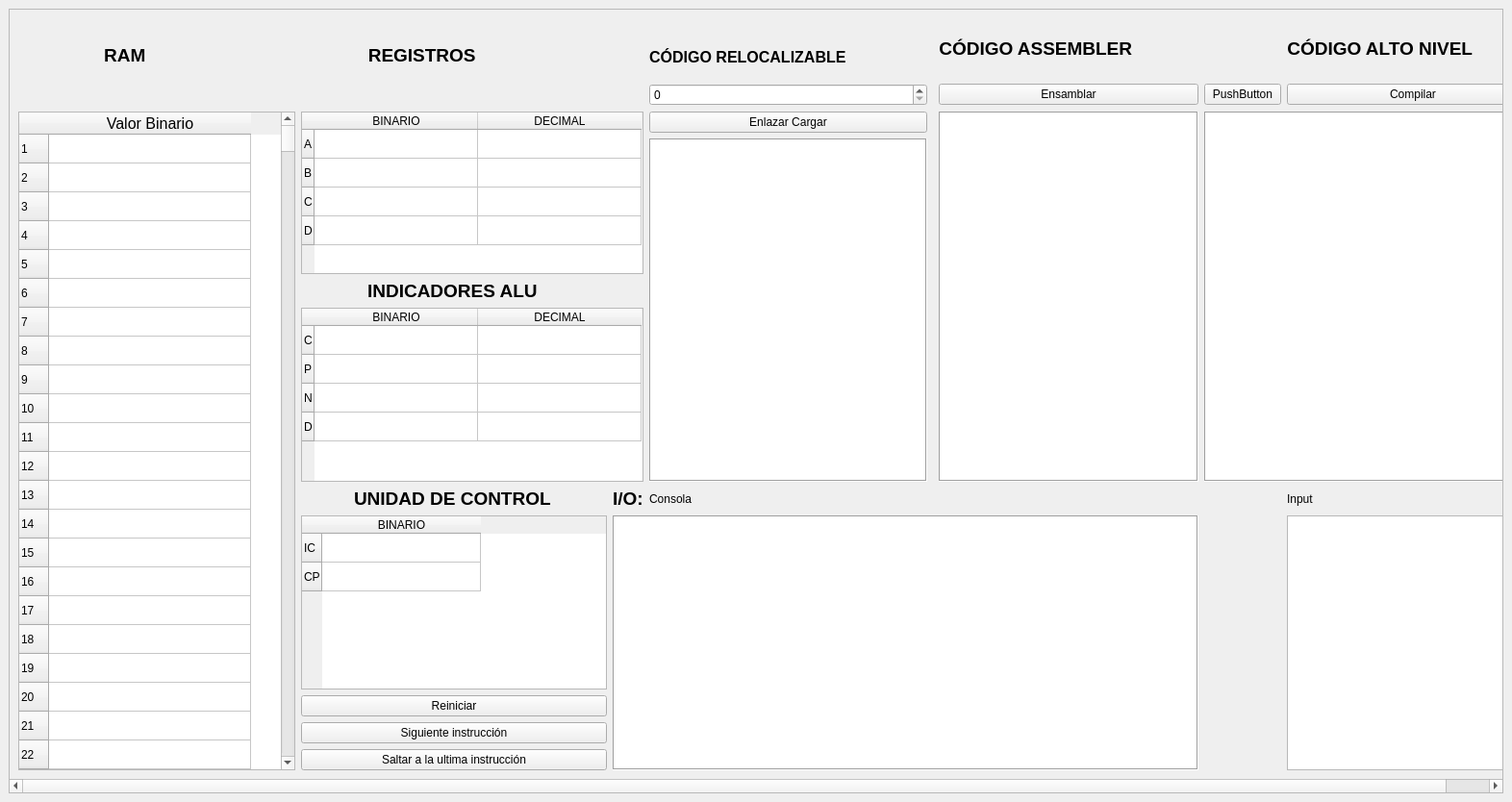
<?xml version="1.0" encoding="UTF-8"?>
<ui version="4.0">
 <class>MainWindow</class>
 <widget class="QMainWindow" name="MainWindow">
  <property name="geometry">
   <rect>
    <x>0</x>
    <y>0</y>
    <width>1572</width>
    <height>834</height>
   </rect>
  </property>
  <property name="mouseTracking">
   <bool>false</bool>
  </property>
  <property name="tabletTracking">
   <bool>false</bool>
  </property>
  <property name="acceptDrops">
   <bool>false</bool>
  </property>
  <property name="windowTitle">
   <string>MainWindow</string>
  </property>
  <widget class="QWidget" name="centralwidget">
   <property name="sizePolicy">
    <sizepolicy hsizetype="Maximum" vsizetype="Maximum">
     <horstretch>0</horstretch>
     <verstretch>0</verstretch>
    </sizepolicy>
   </property>
   <property name="layoutDirection">
    <enum>Qt::LayoutDirection::LeftToRight</enum>
   </property>
   <property name="autoFillBackground">
    <bool>true</bool>
   </property>
   <layout class="QGridLayout" name="gridLayout_2">
    <item row="0" column="0">
     <widget class="QScrollArea" name="scrollArea">
      <property name="enabled">
       <bool>true</bool>
      </property>
      <property name="maximumSize">
       <size>
        <width>1920</width>
        <height>1080</height>
       </size>
      </property>
      <property name="verticalScrollBarPolicy">
       <enum>Qt::ScrollBarPolicy::ScrollBarAsNeeded</enum>
      </property>
      <property name="sizeAdjustPolicy">
       <enum>QAbstractScrollArea::SizeAdjustPolicy::AdjustToContentsOnFirstShow</enum>
      </property>
      <property name="widgetResizable">
       <bool>true</bool>
      </property>
      <widget class="QWidget" name="scrollAreaWidgetContents">
       <property name="geometry">
        <rect>
         <x>-264</x>
         <y>0</y>
         <width>1812</width>
         <height>793</height>
        </rect>
       </property>
       <layout class="QGridLayout" name="gridLayout">
        <item row="11" column="1">
         <widget class="QPushButton" name="button_reiniciar">
          <property name="styleSheet">
           <string notr="true">font: 75 12pt &quot;MS Shell Dlg 2&quot;;</string>
          </property>
          <property name="text">
           <string>Reiniciar</string>
          </property>
         </widget>
        </item>
        <item row="0" column="5">
         <widget class="QLabel" name="label_codigo">
          <property name="mouseTracking">
           <bool>true</bool>
          </property>
          <property name="toolTip">
           <string notr="true"/>
          </property>
          <property name="text">
           <string>&lt;!DOCTYPE HTML PUBLIC &quot;-//W3C//DTD HTML 4.0//EN&quot; &quot;http://www.w3.org/TR/REC-html40/strict.dtd&quot;&gt;
&lt;html&gt;&lt;head&gt;&lt;meta name=&quot;qrichtext&quot; content=&quot;1&quot; /&gt;&lt;style type=&quot;text/css&quot;&gt;
p, li { white-space: pre-wrap; }
&lt;/style&gt;&lt;/head&gt;&lt;body style=&quot; font-family:'Ubuntu'; font-size:10pt; font-weight:400; font-style:normal;&quot;&gt;
&lt;p style=&quot; margin-top:0px; margin-bottom:0px; margin-left:0px; margin-right:0px; -qt-block-indent:0; text-indent:0px;&quot;&gt;&lt;span style=&quot; font-family:'MS Shell Dlg 2'; font-size:8pt;&quot;&gt;                        &lt;/span&gt;&lt;/p&gt;
&lt;p align=&quot;center&quot; style=&quot; margin-top:0px; margin-bottom:0px; margin-left:0px; margin-right:0px; -qt-block-indent:0; text-indent:0px;&quot;&gt;&lt;span style=&quot; font-family:'MS Shell Dlg 2'; font-size:14pt; font-weight:600;&quot;&gt;CÓDIGO ASSEMBLER&lt;/span&gt;                   &lt;/p&gt;&lt;/body&gt;&lt;/html&gt;</string>
          </property>
         </widget>
        </item>
        <item row="9" column="7">
         <widget class="QLabel" name="label_2">
          <property name="text">
           <string>Input</string>
          </property>
         </widget>
        </item>
        <item row="7" column="1">
         <widget class="QLabel" name="label_alu">
          <property name="text">
           <string>&lt;html&gt;&lt;head/&gt;&lt;body&gt;&lt;p align=&quot;center&quot;&gt;&lt;span style=&quot;
                        font-size:14pt; font-weight:600;&quot;&gt;INDICADORES ALU&lt;/span&gt;&lt;/p&gt;&lt;/body&gt;&lt;/html&gt;
                    </string>
          </property>
         </widget>
        </item>
        <item row="12" column="1">
         <widget class="QPushButton" name="button_siguiente_instruccion">
          <property name="styleSheet">
           <string notr="true">font: 75 12pt &quot;MS Shell Dlg 2&quot;;</string>
          </property>
          <property name="text">
           <string>Siguiente instrucción</string>
          </property>
          <property name="autoDefault">
           <bool>false</bool>
          </property>
          <property name="default">
           <bool>false</bool>
          </property>
          <property name="flat">
           <bool>false</bool>
          </property>
         </widget>
        </item>
        <item row="4" column="3">
         <widget class="QPushButton" name="button_enlazar_cargar">
          <property name="styleSheet">
           <string notr="true">font: 75 12pt &quot;MS Shell Dlg 2&quot;;</string>
          </property>
          <property name="text">
           <string>Enlazar Cargar</string>
          </property>
         </widget>
        </item>
        <item row="3" column="7">
         <widget class="QPushButton" name="button_compilar">
          <property name="styleSheet">
           <string notr="true">font: 75 12pt &quot;MS Shell Dlg 2&quot;;</string>
          </property>
          <property name="text">
           <string>Compilar</string>
          </property>
         </widget>
        </item>
        <item row="5" column="3" rowspan="4">
         <widget class="QTextEdit" name="textEditCodigoObjeto">
          <property name="frameShape">
           <enum>QFrame::Shape::Box</enum>
          </property>
          <property name="html">
           <string>&lt;!DOCTYPE HTML PUBLIC &quot;-//W3C//DTD HTML 4.0//EN&quot; &quot;http://www.w3.org/TR/REC-html40/strict.dtd&quot;&gt;
&lt;html&gt;&lt;head&gt;&lt;meta name=&quot;qrichtext&quot; content=&quot;1&quot; /&gt;&lt;meta charset=&quot;utf-8&quot; /&gt;&lt;style type=&quot;text/css&quot;&gt;
p, li { white-space: pre-wrap; }
hr { height: 1px; border-width: 0; }
li.unchecked::marker { content: &quot;\2610&quot;; }
li.checked::marker { content: &quot;\2612&quot;; }
&lt;/style&gt;&lt;/head&gt;&lt;body style=&quot; font-family:'Segoe UI'; font-size:9pt; font-weight:400; font-style:normal;&quot;&gt;
&lt;p style=&quot;-qt-paragraph-type:empty; margin-top:0px; margin-bottom:0px; margin-left:0px; margin-right:0px; -qt-block-indent:0; text-indent:0px; font-family:'Ubuntu'; font-size:10pt;&quot;&gt;&lt;br /&gt;&lt;/p&gt;&lt;/body&gt;&lt;/html&gt;</string>
          </property>
         </widget>
        </item>
        <item row="9" column="1">
         <widget class="QLabel" name="label_unidad_control">
          <property name="text">
           <string>&lt;html&gt;&lt;head/&gt;&lt;body&gt;&lt;p align=&quot;center&quot;&gt;&lt;span style=&quot;
                        font-size:14pt; font-weight:600;&quot;&gt;UNIDAD DE CONTROL&lt;/span&gt;&lt;/p&gt;&lt;/body&gt;&lt;/html&gt;
                    </string>
          </property>
         </widget>
        </item>
        <item row="0" column="1">
         <widget class="QLabel" name="label_registros">
          <property name="mouseTracking">
           <bool>true</bool>
          </property>
          <property name="toolTip">
           <string notr="true"/>
          </property>
          <property name="text">
           <string>&lt;!DOCTYPE HTML PUBLIC &quot;-//W3C//DTD HTML 4.0//EN&quot; &quot;http://www.w3.org/TR/REC-html40/strict.dtd&quot;&gt;
                        &lt;html&gt;&lt;head&gt;&lt;meta name=&quot;qrichtext&quot; content=&quot;1&quot; /&gt;&lt;style
                        type=&quot;text/css&quot;&gt;
                        p, li { white-space: pre-wrap; }
                        &lt;/style&gt;&lt;/head&gt;&lt;body style=&quot; font-family:'MS Shell Dlg 2'; font-size:8pt;
                        font-weight:400; font-style:normal;&quot;&gt;
                        &lt;p align=&quot;center&quot; style=&quot; margin-top:0px; margin-bottom:0px; margin-left:0px;
                        margin-right:0px; -qt-block-indent:0; text-indent:0px;&quot;&gt;&lt;span style=&quot;
                        font-size:14pt; font-weight:600;&quot;&gt;REGISTROS&lt;/span&gt;&lt;/p&gt;&lt;/body&gt;&lt;/html&gt;
                    </string>
          </property>
         </widget>
        </item>
        <item row="13" column="1">
         <widget class="QPushButton" name="button_ultima_instruccion">
          <property name="styleSheet">
           <string notr="true">font: 75 12pt &quot;MS Shell Dlg 2&quot;;</string>
          </property>
          <property name="text">
           <string>Saltar a la ultima instrucción</string>
          </property>
         </widget>
        </item>
        <item row="10" column="2" rowspan="4" colspan="4">
         <widget class="QTextEdit" name="textEditConsola">
          <property name="frameShape">
           <enum>QFrame::Shape::Box</enum>
          </property>
          <property name="html">
           <string>&lt;!DOCTYPE HTML PUBLIC &quot;-//W3C//DTD HTML 4.0//EN&quot; &quot;http://www.w3.org/TR/REC-html40/strict.dtd&quot;&gt;
&lt;html&gt;&lt;head&gt;&lt;meta name=&quot;qrichtext&quot; content=&quot;1&quot; /&gt;&lt;meta charset=&quot;utf-8&quot; /&gt;&lt;style type=&quot;text/css&quot;&gt;
p, li { white-space: pre-wrap; }
hr { height: 1px; border-width: 0; }
li.unchecked::marker { content: &quot;\2610&quot;; }
li.checked::marker { content: &quot;\2612&quot;; }
&lt;/style&gt;&lt;/head&gt;&lt;body style=&quot; font-family:'Segoe UI'; font-size:9pt; font-weight:400; font-style:normal;&quot;&gt;
&lt;p style=&quot;-qt-paragraph-type:empty; margin-top:0px; margin-bottom:0px; margin-left:0px; margin-right:0px; -qt-block-indent:0; text-indent:0px; font-family:'Ubuntu'; font-size:10pt;&quot;&gt;&lt;br /&gt;&lt;/p&gt;&lt;/body&gt;&lt;/html&gt;</string>
          </property>
         </widget>
        </item>
        <item row="10" column="1">
         <widget class="QTableWidget" name="table_unidad_control">
          <property name="minimumSize">
           <size>
            <width>288</width>
            <height>0</height>
           </size>
          </property>
          <property name="styleSheet">
           <string notr="true">font: 12pt &quot;MS Shell Dlg 2&quot;;</string>
          </property>
          <property name="horizontalScrollBarPolicy">
           <enum>Qt::ScrollBarPolicy::ScrollBarAlwaysOff</enum>
          </property>
          <property name="editTriggers">
           <set>QAbstractItemView::EditTrigger::NoEditTriggers</set>
          </property>
          <attribute name="horizontalHeaderDefaultSectionSize">
           <number>165</number>
          </attribute>
          <row>
           <property name="text">
            <string>IC</string>
           </property>
          </row>
          <row>
           <property name="text">
            <string>CP</string>
           </property>
          </row>
          <column>
           <property name="text">
            <string>BINARIO</string>
           </property>
          </column>
          <item row="0" column="0">
           <property name="text">
            <string/>
           </property>
          </item>
          <item row="1" column="0">
           <property name="text">
            <string/>
           </property>
          </item>
         </widget>
        </item>
        <item row="0" column="3" rowspan="3">
         <widget class="QLabel" name="label_codigo_2">
          <property name="mouseTracking">
           <bool>true</bool>
          </property>
          <property name="toolTip">
           <string notr="true"/>
          </property>
          <property name="text">
           <string>&lt;!DOCTYPE HTML PUBLIC &quot;-//W3C//DTD HTML 4.0//EN&quot; &quot;http://www.w3.org/TR/REC-html40/strict.dtd&quot;&gt;
&lt;html&gt;&lt;head&gt;&lt;meta name=&quot;qrichtext&quot; content=&quot;1&quot; /&gt;&lt;style type=&quot;text/css&quot;&gt;
p, li { white-space: pre-wrap; }
&lt;/style&gt;&lt;/head&gt;&lt;body style=&quot; font-family:'Ubuntu'; font-size:10pt; font-weight:400; font-style:normal;&quot;&gt;
&lt;p style=&quot; margin-top:0px; margin-bottom:0px; margin-left:0px; margin-right:0px; -qt-block-indent:0; text-indent:0px;&quot;&gt;&lt;span style=&quot; font-family:'MS Shell Dlg 2'; font-size:12pt;&quot;&gt;                        &lt;/span&gt;&lt;/p&gt;
&lt;p align=&quot;center&quot; style=&quot; margin-top:0px; margin-bottom:0px; margin-left:0px; margin-right:0px; -qt-block-indent:0; text-indent:0px;&quot;&gt;&lt;span style=&quot; font-family:'MS Shell Dlg 2'; font-size:12pt; font-weight:600;&quot;&gt;CÓDIGO RELOCALIZABLE&lt;/span&gt;&lt;span style=&quot; font-size:12pt;&quot;&gt;                   &lt;/span&gt;&lt;/p&gt;&lt;/body&gt;&lt;/html&gt;</string>
          </property>
         </widget>
        </item>
        <item row="4" column="5" rowspan="5">
         <widget class="QTextEdit" name="textEditCodigoASM">
          <property name="frameShape">
           <enum>QFrame::Shape::Box</enum>
          </property>
          <property name="html">
           <string>&lt;!DOCTYPE HTML PUBLIC &quot;-//W3C//DTD HTML 4.0//EN&quot; &quot;http://www.w3.org/TR/REC-html40/strict.dtd&quot;&gt;
&lt;html&gt;&lt;head&gt;&lt;meta name=&quot;qrichtext&quot; content=&quot;1&quot; /&gt;&lt;meta charset=&quot;utf-8&quot; /&gt;&lt;style type=&quot;text/css&quot;&gt;
p, li { white-space: pre-wrap; }
hr { height: 1px; border-width: 0; }
li.unchecked::marker { content: &quot;\2610&quot;; }
li.checked::marker { content: &quot;\2612&quot;; }
&lt;/style&gt;&lt;/head&gt;&lt;body style=&quot; font-family:'Segoe UI'; font-size:9pt; font-weight:400; font-style:normal;&quot;&gt;
&lt;p style=&quot;-qt-paragraph-type:empty; margin-top:0px; margin-bottom:0px; margin-left:0px; margin-right:0px; -qt-block-indent:0; text-indent:0px;&quot;&gt;&lt;br /&gt;&lt;/p&gt;&lt;/body&gt;&lt;/html&gt;</string>
          </property>
         </widget>
        </item>
        <item row="8" column="1" colspan="2">
         <widget class="QTableWidget" name="table_alu">
          <property name="minimumSize">
           <size>
            <width>356</width>
            <height>0</height>
           </size>
          </property>
          <property name="styleSheet">
           <string notr="true">font: 12pt &quot;MS Shell Dlg 2&quot;;</string>
          </property>
          <property name="editTriggers">
           <set>QAbstractItemView::EditTrigger::NoEditTriggers</set>
          </property>
          <attribute name="horizontalHeaderDefaultSectionSize">
           <number>170</number>
          </attribute>
          <row>
           <property name="text">
            <string>C</string>
           </property>
          </row>
          <row>
           <property name="text">
            <string>P</string>
           </property>
          </row>
          <row>
           <property name="text">
            <string>N</string>
           </property>
          </row>
          <row>
           <property name="text">
            <string>D</string>
           </property>
          </row>
          <column>
           <property name="text">
            <string>BINARIO</string>
           </property>
          </column>
          <column>
           <property name="text">
            <string>DECIMAL</string>
           </property>
          </column>
          <item row="0" column="0">
           <property name="text">
            <string/>
           </property>
          </item>
          <item row="1" column="0">
           <property name="text">
            <string/>
           </property>
          </item>
          <item row="2" column="0">
           <property name="text">
            <string/>
           </property>
          </item>
          <item row="3" column="0">
           <property name="text">
            <string/>
           </property>
          </item>
         </widget>
        </item>
        <item row="9" column="3">
         <widget class="QLabel" name="label">
          <property name="text">
           <string>Consola</string>
          </property>
         </widget>
        </item>
        <item row="4" column="1" rowspan="3" colspan="2">
         <widget class="QTableWidget" name="table_registros">
          <property name="minimumSize">
           <size>
            <width>356</width>
            <height>0</height>
           </size>
          </property>
          <property name="styleSheet">
           <string notr="true">font: 12pt &quot;MS Shell Dlg 2&quot;;</string>
          </property>
          <property name="editTriggers">
           <set>QAbstractItemView::EditTrigger::NoEditTriggers</set>
          </property>
          <attribute name="horizontalHeaderDefaultSectionSize">
           <number>170</number>
          </attribute>
          <row>
           <property name="text">
            <string>A</string>
           </property>
          </row>
          <row>
           <property name="text">
            <string>B</string>
           </property>
          </row>
          <row>
           <property name="text">
            <string>C</string>
           </property>
          </row>
          <row>
           <property name="text">
            <string>D</string>
           </property>
          </row>
          <column>
           <property name="text">
            <string>BINARIO</string>
           </property>
          </column>
          <column>
           <property name="text">
            <string>DECIMAL</string>
           </property>
          </column>
          <item row="0" column="0">
           <property name="text">
            <string/>
           </property>
          </item>
          <item row="1" column="0">
           <property name="text">
            <string/>
           </property>
          </item>
          <item row="2" column="0">
           <property name="text">
            <string/>
           </property>
          </item>
          <item row="3" column="0">
           <property name="text">
            <string/>
           </property>
          </item>
         </widget>
        </item>
        <item row="3" column="5">
         <widget class="QPushButton" name="button_ensamblar">
          <property name="styleSheet">
           <string notr="true">font: 75 12pt &quot;MS Shell Dlg 2&quot;;</string>
          </property>
          <property name="text">
           <string>Ensamblar</string>
          </property>
         </widget>
        </item>
        <item row="0" column="0">
         <widget class="QLabel" name="label_ram">
          <property name="mouseTracking">
           <bool>true</bool>
          </property>
          <property name="toolTip">
           <string notr="true"/>
          </property>
          <property name="text">
           <string>&lt;!DOCTYPE HTML PUBLIC &quot;-//W3C//DTD HTML 4.0//EN&quot; &quot;http://www.w3.org/TR/REC-html40/strict.dtd&quot;&gt;
                        &lt;html&gt;&lt;head&gt;&lt;meta name=&quot;qrichtext&quot; content=&quot;1&quot; /&gt;&lt;style
                        type=&quot;text/css&quot;&gt;
                        p, li { white-space: pre-wrap; }
                        &lt;/style&gt;&lt;/head&gt;&lt;body style=&quot; font-family:'MS Shell Dlg 2'; font-size:8pt;
                        font-weight:400; font-style:normal;&quot;&gt;
                        &lt;p align=&quot;center&quot; style=&quot; margin-top:0px; margin-bottom:0px; margin-left:0px;
                        margin-right:0px; -qt-block-indent:0; text-indent:0px;&quot;&gt;&lt;span style=&quot;
                        font-size:14pt; font-weight:600;&quot;&gt;RAM&lt;/span&gt;&lt;/p&gt;&lt;/body&gt;&lt;/html&gt;
                    </string>
          </property>
         </widget>
        </item>
        <item row="3" column="3">
         <widget class="QSpinBox" name="spinBox_pos_enlazar">
          <property name="maximum">
           <number>1024</number>
          </property>
         </widget>
        </item>
        <item row="4" column="0" rowspan="10">
         <widget class="QTableWidget" name="table_ram">
          <property name="enabled">
           <bool>true</bool>
          </property>
          <property name="minimumSize">
           <size>
            <width>288</width>
            <height>0</height>
           </size>
          </property>
          <property name="accessibleName">
           <string notr="true"/>
          </property>
          <property name="accessibleDescription">
           <string notr="true"/>
          </property>
          <property name="styleSheet">
           <string notr="true">font: 12pt &quot;MS Shell Dlg 2&quot;;</string>
          </property>
          <property name="frameShape">
           <enum>QFrame::Shape::StyledPanel</enum>
          </property>
          <property name="frameShadow">
           <enum>QFrame::Shadow::Sunken</enum>
          </property>
          <property name="lineWidth">
           <number>1</number>
          </property>
          <property name="editTriggers">
           <set>QAbstractItemView::EditTrigger::NoEditTriggers</set>
          </property>
          <property name="showGrid">
           <bool>true</bool>
          </property>
          <property name="sortingEnabled">
           <bool>false</bool>
          </property>
          <property name="wordWrap">
           <bool>false</bool>
          </property>
          <property name="cornerButtonEnabled">
           <bool>false</bool>
          </property>
          <property name="rowCount">
           <number>1024</number>
          </property>
          <attribute name="horizontalHeaderCascadingSectionResizes">
           <bool>false</bool>
          </attribute>
          <attribute name="horizontalHeaderDefaultSectionSize">
           <number>210</number>
          </attribute>
          <row/>
          <row/>
          <row/>
          <row/>
          <row/>
          <row/>
          <row/>
          <row/>
          <row/>
          <row/>
          <row/>
          <row/>
          <row/>
          <row/>
          <row/>
          <row/>
          <row/>
          <row/>
          <row/>
          <row/>
          <row/>
          <row/>
          <row/>
          <row/>
          <row/>
          <row/>
          <row/>
          <row/>
          <row/>
          <row/>
          <row/>
          <row/>
          <row/>
          <row/>
          <row/>
          <row/>
          <row/>
          <row/>
          <row/>
          <row/>
          <row/>
          <row/>
          <row/>
          <row/>
          <row/>
          <row/>
          <row/>
          <row/>
          <row/>
          <row/>
          <row/>
          <row/>
          <row/>
          <row/>
          <row/>
          <row/>
          <row/>
          <row/>
          <row/>
          <row/>
          <row/>
          <row/>
          <row/>
          <row/>
          <row/>
          <row/>
          <row/>
          <row/>
          <row/>
          <row/>
          <row/>
          <row/>
          <row/>
          <row/>
          <row/>
          <row/>
          <row/>
          <row/>
          <row/>
          <row/>
          <row/>
          <row/>
          <row/>
          <row/>
          <row/>
          <row/>
          <row/>
          <row/>
          <row/>
          <row/>
          <row/>
          <row/>
          <row/>
          <row/>
          <row/>
          <row/>
          <row/>
          <row/>
          <row/>
          <row/>
          <row/>
          <row/>
          <row/>
          <row/>
          <row/>
          <row/>
          <row/>
          <row/>
          <row/>
          <row/>
          <row/>
          <row/>
          <row/>
          <row/>
          <row/>
          <row/>
          <row/>
          <row/>
          <row/>
          <row/>
          <row/>
          <row/>
          <row/>
          <row/>
          <row/>
          <row/>
          <row/>
          <row/>
          <row/>
          <row/>
          <row/>
          <row/>
          <row/>
          <row/>
          <row/>
          <row/>
          <row/>
          <row/>
          <row/>
          <row/>
          <row/>
          <row/>
          <row/>
          <row/>
          <row/>
          <row/>
          <row/>
          <row/>
          <row/>
          <row/>
          <row/>
          <row/>
          <row/>
          <row/>
          <row/>
          <row/>
          <row/>
          <row/>
          <row/>
          <row/>
          <row/>
          <row/>
          <row/>
          <row/>
          <row/>
          <row/>
          <row/>
          <row/>
          <row/>
          <row/>
          <row/>
          <row/>
          <row/>
          <row/>
          <row/>
          <row/>
          <row/>
          <row/>
          <row/>
          <row/>
          <row/>
          <row/>
          <row/>
          <row/>
          <row/>
          <row/>
          <row/>
          <row/>
          <row/>
          <row/>
          <row/>
          <row/>
          <row/>
          <row/>
          <row/>
          <row/>
          <row/>
          <row/>
          <row/>
          <row/>
          <row/>
          <row/>
          <row/>
          <row/>
          <row/>
          <row/>
          <row/>
          <row/>
          <row/>
          <row/>
          <row/>
          <row/>
          <row/>
          <row/>
          <row/>
          <row/>
          <row/>
          <row/>
          <row/>
          <row/>
          <row/>
          <row/>
          <row/>
          <row/>
          <row/>
          <row/>
          <row/>
          <row/>
          <row/>
          <row/>
          <row/>
          <row/>
          <row/>
          <row/>
          <row/>
          <row/>
          <row/>
          <row/>
          <row/>
          <row/>
          <row/>
          <row/>
          <row/>
          <row/>
          <row/>
          <row/>
          <row/>
          <row/>
          <row/>
          <row/>
          <row/>
          <row/>
          <row/>
          <row/>
          <row/>
          <row/>
          <row/>
          <row/>
          <row/>
          <row/>
          <row/>
          <row/>
          <row/>
          <row/>
          <row/>
          <row/>
          <row/>
          <row/>
          <row/>
          <row/>
          <row/>
          <row/>
          <row/>
          <row/>
          <row/>
          <row/>
          <row/>
          <row/>
          <row/>
          <row/>
          <row/>
          <row/>
          <row/>
          <row/>
          <row/>
          <row/>
          <row/>
          <row/>
          <row/>
          <row/>
          <row/>
          <row/>
          <row/>
          <row/>
          <row/>
          <row/>
          <row/>
          <row/>
          <row/>
          <row/>
          <row/>
          <row/>
          <row/>
          <row/>
          <row/>
          <row/>
          <row/>
          <row/>
          <row/>
          <row/>
          <row/>
          <row/>
          <row/>
          <row/>
          <row/>
          <row/>
          <row/>
          <row/>
          <row/>
          <row/>
          <row/>
          <row/>
          <row/>
          <row/>
          <row/>
          <row/>
          <row/>
          <row/>
          <row/>
          <row/>
          <row/>
          <row/>
          <row/>
          <row/>
          <row/>
          <row/>
          <row/>
          <row/>
          <row/>
          <row/>
          <row/>
          <row/>
          <row/>
          <row/>
          <row/>
          <row/>
          <row/>
          <row/>
          <row/>
          <row/>
          <row/>
          <row/>
          <row/>
          <row/>
          <row/>
          <row/>
          <row/>
          <row/>
          <row/>
          <row/>
          <row/>
          <row/>
          <row/>
          <row/>
          <row/>
          <row/>
          <row/>
          <row/>
          <row/>
          <row/>
          <row/>
          <row/>
          <row/>
          <row/>
          <row/>
          <row/>
          <row/>
          <row/>
          <row/>
          <row/>
          <row/>
          <row/>
          <row/>
          <row/>
          <row/>
          <row/>
          <row/>
          <row/>
          <row/>
          <row/>
          <row/>
          <row/>
          <row/>
          <row/>
          <row/>
          <row/>
          <row/>
          <row/>
          <row/>
          <row/>
          <row/>
          <row/>
          <row/>
          <row/>
          <row/>
          <row/>
          <row/>
          <row/>
          <row/>
          <row/>
          <row/>
          <row/>
          <row/>
          <row/>
          <row/>
          <row/>
          <row/>
          <row/>
          <row/>
          <row/>
          <row/>
          <row/>
          <row/>
          <row/>
          <row/>
          <row/>
          <row/>
          <row/>
          <row/>
          <row/>
          <row/>
          <row/>
          <row/>
          <row/>
          <row/>
          <row/>
          <row/>
          <row/>
          <row/>
          <row/>
          <row/>
          <row/>
          <row/>
          <row/>
          <row/>
          <row/>
          <row/>
          <row/>
          <row/>
          <row/>
          <row/>
          <row/>
          <row/>
          <row/>
          <row/>
          <row/>
          <row/>
          <row/>
          <row/>
          <row/>
          <row/>
          <row/>
          <row/>
          <row/>
          <row/>
          <row/>
          <row/>
          <row/>
          <row/>
          <row/>
          <row/>
          <row/>
          <row/>
          <row/>
          <row/>
          <row/>
          <row/>
          <row/>
          <row/>
          <row/>
          <row/>
          <row/>
          <row/>
          <row/>
          <row/>
          <row/>
          <row/>
          <row/>
          <row/>
          <row/>
          <row/>
          <row/>
          <row/>
          <row/>
          <row/>
          <row/>
          <row/>
          <row/>
          <row/>
          <row/>
          <row/>
          <row/>
          <row/>
          <row/>
          <row/>
          <row/>
          <row/>
          <row/>
          <row/>
          <row/>
          <row/>
          <row/>
          <row/>
          <row/>
          <row/>
          <row/>
          <row/>
          <row/>
          <row/>
          <row/>
          <row/>
          <row/>
          <row/>
          <row/>
          <row/>
          <row/>
          <row/>
          <row/>
          <row/>
          <row/>
          <row/>
          <row/>
          <row/>
          <row/>
          <row/>
          <row/>
          <row/>
          <row/>
          <row/>
          <row/>
          <row/>
          <row/>
          <row/>
          <row/>
          <row/>
          <row/>
          <row/>
          <row/>
          <row/>
          <row/>
          <row/>
          <row/>
          <row/>
          <row/>
          <row/>
          <row/>
          <row/>
          <row/>
          <row/>
          <row/>
          <row/>
          <row/>
          <row/>
          <row/>
          <row/>
          <row/>
          <row/>
          <row/>
          <row/>
          <row/>
          <row/>
          <row/>
          <row/>
          <row/>
          <row/>
          <row/>
          <row/>
          <row/>
          <row/>
          <row/>
          <row/>
          <row/>
          <row/>
          <row/>
          <row/>
          <row/>
          <row/>
          <row/>
          <row/>
          <row/>
          <row/>
          <row/>
          <row/>
          <row/>
          <row/>
          <row/>
          <row/>
          <row/>
          <row/>
          <row/>
          <row/>
          <row/>
          <row/>
          <row/>
          <row/>
          <row/>
          <row/>
          <row/>
          <row/>
          <row/>
          <row/>
          <row/>
          <row/>
          <row/>
          <row/>
          <row/>
          <row/>
          <row/>
          <row/>
          <row/>
          <row/>
          <row/>
          <row/>
          <row/>
          <row/>
          <row/>
          <row/>
          <row/>
          <row/>
          <row/>
          <row/>
          <row/>
          <row/>
          <row/>
          <row/>
          <row/>
          <row/>
          <row/>
          <row/>
          <row/>
          <row/>
          <row/>
          <row/>
          <row/>
          <row/>
          <row/>
          <row/>
          <row/>
          <row/>
          <row/>
          <row/>
          <row/>
          <row/>
          <row/>
          <row/>
          <row/>
          <row/>
          <row/>
          <row/>
          <row/>
          <row/>
          <row/>
          <row/>
          <row/>
          <row/>
          <row/>
          <row/>
          <row/>
          <row/>
          <row/>
          <row/>
          <row/>
          <row/>
          <row/>
          <row/>
          <row/>
          <row/>
          <row/>
          <row/>
          <row/>
          <row/>
          <row/>
          <row/>
          <row/>
          <row/>
          <row/>
          <row/>
          <row/>
          <row/>
          <row/>
          <row/>
          <row/>
          <row/>
          <row/>
          <row/>
          <row/>
          <row/>
          <row/>
          <row/>
          <row/>
          <row/>
          <row/>
          <row/>
          <row/>
          <row/>
          <row/>
          <row/>
          <row/>
          <row/>
          <row/>
          <row/>
          <row/>
          <row/>
          <row/>
          <row/>
          <row/>
          <row/>
          <row/>
          <row/>
          <row/>
          <row/>
          <row/>
          <row/>
          <row/>
          <row/>
          <row/>
          <row/>
          <row/>
          <row/>
          <row/>
          <row/>
          <row/>
          <row/>
          <row/>
          <row/>
          <row/>
          <row/>
          <row/>
          <row/>
          <row/>
          <row/>
          <row/>
          <row/>
          <row/>
          <row/>
          <row/>
          <row/>
          <row/>
          <row/>
          <row/>
          <row/>
          <row/>
          <row/>
          <row/>
          <row/>
          <row/>
          <row/>
          <row/>
          <row/>
          <row/>
          <row/>
          <row/>
          <row/>
          <row/>
          <row/>
          <row/>
          <row/>
          <row/>
          <row/>
          <row/>
          <row/>
          <row/>
          <row/>
          <row/>
          <row/>
          <row/>
          <row/>
          <row/>
          <row/>
          <row/>
          <row/>
          <row/>
          <row/>
          <row/>
          <row/>
          <row/>
          <row/>
          <row/>
          <row/>
          <row/>
          <row/>
          <row/>
          <row/>
          <row/>
          <row/>
          <row/>
          <row/>
          <row/>
          <row/>
          <row/>
          <row/>
          <row/>
          <row/>
          <row/>
          <row/>
          <row/>
          <row/>
          <row/>
          <row/>
          <row/>
          <row/>
          <row/>
          <row/>
          <row/>
          <row/>
          <row/>
          <row/>
          <row/>
          <row/>
          <row/>
          <row/>
          <row/>
          <row/>
          <row/>
          <row/>
          <row/>
          <row/>
          <row/>
          <row/>
          <row/>
          <row/>
          <row/>
          <row/>
          <row/>
          <row/>
          <row/>
          <row/>
          <row/>
          <row/>
          <row/>
          <row/>
          <row/>
          <row/>
          <row/>
          <row/>
          <row/>
          <row/>
          <row/>
          <row/>
          <row/>
          <row/>
          <row/>
          <row/>
          <row/>
          <row/>
          <row/>
          <row/>
          <row/>
          <row/>
          <row/>
          <row/>
          <row/>
          <row/>
          <row/>
          <row/>
          <row/>
          <row/>
          <row/>
          <row/>
          <row/>
          <row/>
          <row/>
          <row/>
          <row/>
          <row/>
          <row/>
          <row/>
          <row/>
          <row/>
          <row/>
          <row/>
          <row/>
          <row/>
          <row/>
          <row/>
          <row/>
          <row/>
          <row/>
          <row/>
          <row/>
          <row/>
          <row/>
          <row/>
          <row/>
          <row/>
          <row/>
          <row/>
          <row/>
          <row/>
          <row/>
          <row/>
          <row/>
          <row/>
          <row/>
          <row/>
          <row/>
          <row/>
          <row/>
          <row/>
          <row/>
          <row/>
          <row/>
          <row/>
          <row/>
          <row/>
          <row/>
          <row/>
          <row/>
          <row/>
          <row/>
          <row/>
          <row/>
          <row/>
          <row/>
          <row/>
          <row/>
          <row/>
          <row/>
          <row/>
          <row/>
          <row/>
          <row/>
          <row/>
          <row/>
          <row/>
          <row/>
          <row/>
          <row/>
          <row/>
          <row/>
          <row/>
          <row/>
          <row/>
          <row/>
          <row/>
          <row/>
          <row/>
          <row/>
          <row/>
          <row/>
          <row/>
          <row/>
          <row/>
          <row/>
          <row/>
          <row/>
          <row/>
          <row/>
          <row/>
          <row/>
          <row/>
          <row/>
          <row/>
          <row/>
          <row/>
          <row/>
          <row/>
          <row/>
          <row/>
          <row/>
          <row/>
          <row/>
          <row/>
          <row/>
          <row/>
          <row/>
          <row/>
          <row/>
          <row/>
          <row/>
          <row/>
          <row/>
          <row/>
          <row/>
          <row/>
          <row/>
          <row/>
          <row/>
          <row/>
          <row/>
          <row/>
          <row/>
          <row/>
          <row/>
          <row/>
          <row/>
          <row/>
          <row/>
          <row/>
          <row/>
          <row/>
          <row/>
          <row/>
          <row/>
          <row/>
          <row/>
          <row/>
          <row/>
          <row/>
          <row/>
          <row/>
          <row/>
          <row/>
          <row/>
          <row/>
          <row/>
          <row/>
          <row/>
          <row/>
          <row/>
          <row/>
          <row/>
          <row/>
          <row/>
          <column>
           <property name="text">
            <string notr="true">Valor Binario</string>
           </property>
           <property name="toolTip">
            <string notr="true"/>
           </property>
           <property name="whatsThis">
            <string notr="true"/>
           </property>
           <property name="font">
            <font>
             <pointsize>12</pointsize>
            </font>
           </property>
          </column>
          <item row="0" column="0">
           <property name="text">
            <string/>
           </property>
          </item>
          <item row="1" column="0">
           <property name="text">
            <string/>
           </property>
          </item>
          <item row="2" column="0">
           <property name="text">
            <string/>
           </property>
          </item>
          <item row="3" column="0">
           <property name="text">
            <string/>
           </property>
          </item>
          <item row="4" column="0">
           <property name="text">
            <string/>
           </property>
          </item>
          <item row="5" column="0">
           <property name="text">
            <string/>
           </property>
          </item>
          <item row="6" column="0">
           <property name="text">
            <string/>
           </property>
          </item>
          <item row="7" column="0">
           <property name="text">
            <string/>
           </property>
          </item>
          <item row="8" column="0">
           <property name="text">
            <string/>
           </property>
          </item>
          <item row="9" column="0">
           <property name="text">
            <string/>
           </property>
          </item>
          <item row="10" column="0">
           <property name="text">
            <string/>
           </property>
          </item>
          <item row="11" column="0">
           <property name="text">
            <string/>
           </property>
          </item>
         </widget>
        </item>
        <item row="9" column="2">
         <widget class="QLabel" name="label_codigo_4">
          <property name="mouseTracking">
           <bool>true</bool>
          </property>
          <property name="toolTip">
           <string notr="true"/>
          </property>
          <property name="text">
           <string>&lt;!DOCTYPE HTML PUBLIC &quot;-//W3C//DTD HTML 4.0//EN&quot; &quot;http://www.w3.org/TR/REC-html40/strict.dtd&quot;&gt;
&lt;html&gt;&lt;head&gt;&lt;meta name=&quot;qrichtext&quot; content=&quot;1&quot; /&gt;&lt;style type=&quot;text/css&quot;&gt;
p, li { white-space: pre-wrap; }
&lt;/style&gt;&lt;/head&gt;&lt;body style=&quot; font-family:'Ubuntu'; font-size:10pt; font-weight:400; font-style:normal;&quot;&gt;
&lt;p align=&quot;center&quot; style=&quot; margin-top:0px; margin-bottom:0px; margin-left:0px; margin-right:0px; -qt-block-indent:0; text-indent:0px;&quot;&gt;&lt;span style=&quot; font-size:14pt; font-weight:600;&quot;&gt;I/O:&lt;/span&gt;&lt;/p&gt;&lt;/body&gt;&lt;/html&gt;</string>
          </property>
         </widget>
        </item>
        <item row="0" column="7">
         <widget class="QLabel" name="label_codigo_3">
          <property name="mouseTracking">
           <bool>true</bool>
          </property>
          <property name="toolTip">
           <string notr="true"/>
          </property>
          <property name="text">
           <string>&lt;!DOCTYPE HTML PUBLIC &quot;-//W3C//DTD HTML 4.0//EN&quot; &quot;http://www.w3.org/TR/REC-html40/strict.dtd&quot;&gt;
&lt;html&gt;&lt;head&gt;&lt;meta name=&quot;qrichtext&quot; content=&quot;1&quot; /&gt;&lt;style type=&quot;text/css&quot;&gt;
p, li { white-space: pre-wrap; }
&lt;/style&gt;&lt;/head&gt;&lt;body style=&quot; font-family:'Ubuntu'; font-size:10pt; font-weight:400; font-style:normal;&quot;&gt;
&lt;p style=&quot; margin-top:0px; margin-bottom:0px; margin-left:0px; margin-right:0px; -qt-block-indent:0; text-indent:0px;&quot;&gt;&lt;span style=&quot; font-family:'MS Shell Dlg 2'; font-size:8pt;&quot;&gt;                        &lt;/span&gt;&lt;/p&gt;
&lt;p align=&quot;center&quot; style=&quot; margin-top:0px; margin-bottom:0px; margin-left:0px; margin-right:0px; -qt-block-indent:0; text-indent:0px;&quot;&gt;&lt;span style=&quot; font-family:'MS Shell Dlg 2'; font-size:14pt; font-weight:600;&quot;&gt;CÓDIGO ALTO NIVEL&lt;/span&gt;                   &lt;/p&gt;&lt;/body&gt;&lt;/html&gt;</string>
          </property>
         </widget>
        </item>
        <item row="10" column="7" rowspan="4">
         <widget class="QTextEdit" name="textEditInput"/>
        </item>
        <item row="3" column="6">
         <widget class="QPushButton" name="pushButton_2">
          <property name="text">
           <string>PushButton</string>
          </property>
         </widget>
        </item>
        <item row="4" column="6" rowspan="5" colspan="2">
         <widget class="QTextEdit" name="textEditCodigoFuente">
          <property name="frameShape">
           <enum>QFrame::Shape::Box</enum>
          </property>
          <property name="html">
           <string>&lt;!DOCTYPE HTML PUBLIC &quot;-//W3C//DTD HTML 4.0//EN&quot; &quot;http://www.w3.org/TR/REC-html40/strict.dtd&quot;&gt;
&lt;html&gt;&lt;head&gt;&lt;meta name=&quot;qrichtext&quot; content=&quot;1&quot; /&gt;&lt;meta charset=&quot;utf-8&quot; /&gt;&lt;style type=&quot;text/css&quot;&gt;
p, li { white-space: pre-wrap; }
hr { height: 1px; border-width: 0; }
li.unchecked::marker { content: &quot;\2610&quot;; }
li.checked::marker { content: &quot;\2612&quot;; }
&lt;/style&gt;&lt;/head&gt;&lt;body style=&quot; font-family:'Segoe UI'; font-size:9pt; font-weight:400; font-style:normal;&quot;&gt;
&lt;p style=&quot;-qt-paragraph-type:empty; margin-top:0px; margin-bottom:0px; margin-left:0px; margin-right:0px; -qt-block-indent:0; text-indent:0px;&quot;&gt;&lt;br /&gt;&lt;/p&gt;&lt;/body&gt;&lt;/html&gt;</string>
          </property>
         </widget>
        </item>
       </layout>
      </widget>
     </widget>
    </item>
   </layout>
  </widget>
 </widget>
 <resources/>
 <connections/>
</ui>
